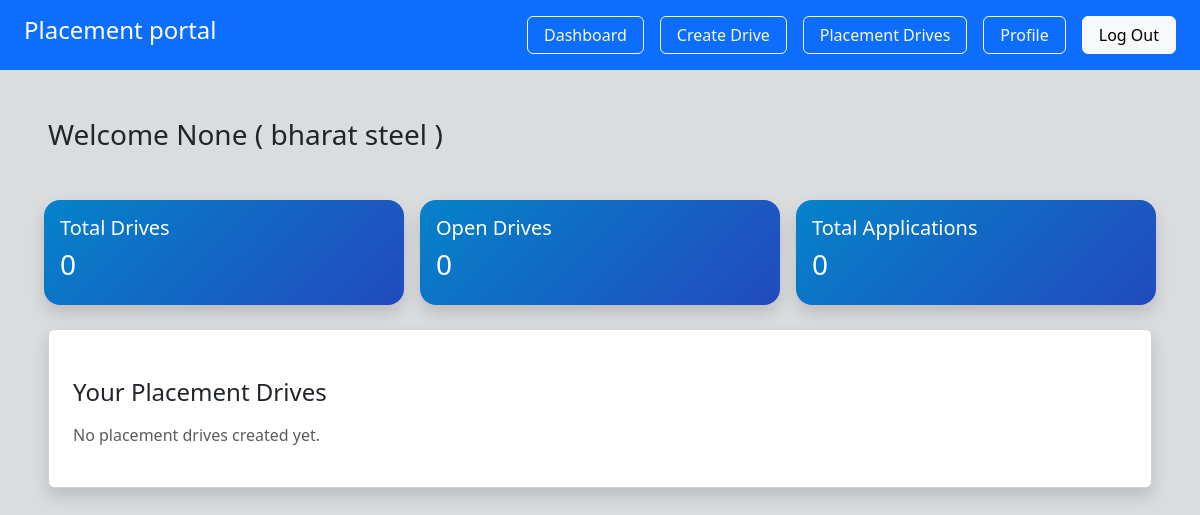
The page /company/dashboard (signed in) on the database as committed earlier.
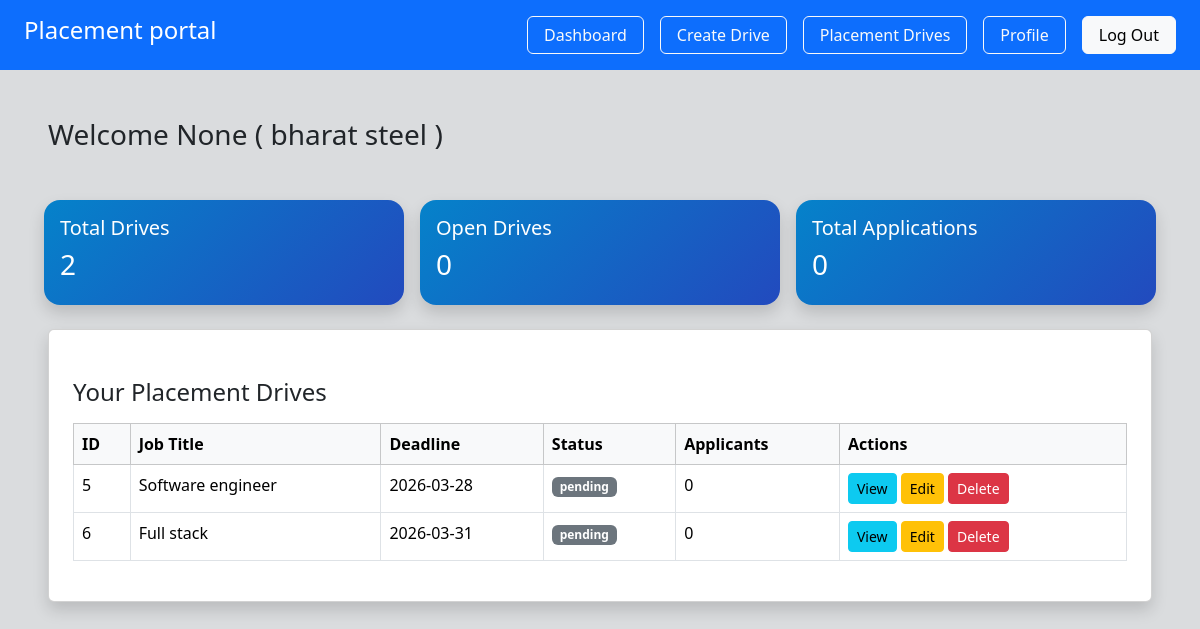
The same page on the database as committed later.
### app/models.py (models this page shows, shortened)
class Company(db.Model):
     __tablename__ = "companies"
     id = db.Column(db.Integer, primary_key=True)
     user_id = db.Column(db.Integer, db.ForeignKey("users.id"), nullable=False)
     company_name = db.Column(db.String(150), nullable=False)
     hr_name = db.Column(db.String(100))
     website = db.Column(db.String(150))
     approval_status = db.Column(db.String(20), default="pending")
     is_blacklisted = db.Column(db.Boolean, default=False)
     user = db.relationship("User", backref=db.backref("company", uselist=False),uselist=False)

class PlacementDrive(db.Model):
     __tablename__ = "placement_drives"
     id = db.Column(db.Integer, primary_key=True)
     company_id = db.Column(db.Integer, db.ForeignKey("companies.id"), nullable=False)
     job_title = db.Column(db.String(150), nullable=False )
     description = db.Column(db.Text)
     eligibility= db.Column(db.String(200))
     deadline = db.Column(db.Date)
     status = db.Column(db.String(20) , default = 'pending')
     created_at  = db.Column(db.DateTime, default=datetime.utcnow)
     company= db.relationship('Company', backref='drives')

### app/company/routes.py (the view)
@company.route('/company/dashboard')
@login_required
def c_company():
    if current_user.role != "company":
        return "Unauthorized", 403
    if not current_user.company:
        return "Company profile not found", 404
    comp = current_user.company
    drives = comp.drives
    total_drives = len(drives)
    open_drives = len([d for d in drives if d.status == 'open'])
    total_applications = sum(len(d.applications) for d in drives)
    return render_template(
        'company/c_dashboard.html',
        comp=comp,
        drives=drives,
        total_drives=total_drives,
        open_drives=open_drives,
        total_applications=total_applications
    )

### app/__init__.py (called while the page is built)
@login_manager.user_loader
def load_user(user_id):
    from app.models import User
    return User.query.get(int(user_id))

### app/templates/company/c_dashboard.html
{% extends 'base.html' %}
{% block content %}
<div class="p-5 bg-secondary bg-opacity-25 vh-100">
          {% if comp %}
               <h3 class="fs-3">Welcome {{comp.hr_name}} ( {{ comp.company_name }} )  </h3>
          {% else %}
               <h3>No Company Found</h3>
          {% endif %}
          <div class="row mt-4">
          <div class="col g-3 pt-2">
               <div class="card text-white shadow rounded-4 border-0 card-body" style="background: linear-gradient(135deg,#0582ca,#224abe);" >
                    <h5>Total Drives</h5>
                    <h3>{{ total_drives }}</h3>
               </div>
          </div>
          <div class="col g-3 pt-2">
               <div class="card text-white shadow rounded-4 border-0 card-body" style="background: linear-gradient(135deg,#0582ca,#224abe);">
                    <h5>Open Drives</h5>
                    <h3>{{ open_drives }}</h3>
               </div>
          </div>
          <div class="col g-3 pt-2">
               <div class="card text-white shadow rounded-4 border-0 card-body" style="background: linear-gradient(135deg,#0582ca,#224abe);" >
                    <h5>Total Applications</h5>
                    <h3>{{ total_applications }}</h3>
               </div>
          </div>
          </div>
          <div class="card shadow p-4 mt-4">
               {% include 'company/drive_table.html'   %}
          </div>
</div>
{% endblock %}

### app/templates/base.html (shortened to what this page needs)
<!DOCTYPE html>
<html>
<head>
    <link rel="stylesheet" href="{{ url_for('static', filename='style.css') }}">
<link href="https://cdn.jsdelivr.net/npm/bootstrap@5.3.2/dist/css/bootstrap.min.css" rel="stylesheet">
</head>
<body>
    {% include 'components/navbar.html'  %}
    {% block content %}{% endblock %}
</body>
</html>

### app/templates/components/navbar.html (shortened to what this page needs)
{% block navbar %}
<nav class="bg-primary py-3 px-4 d-flex justify-content-between">
     <h2 class="fs-4 text-white">Placement portal</h2>
     {% if current_user.is_authenticated %}
     <div class="d-flex ">
          {% if current_user.role=='company' %}
               <a href="{{ url_for('company.c_company') }}"
                  class="btn btn-outline-light px-3 me-3 ">
                  Dashboard
               </a>
               <a href="{{ url_for('company.create_drive') }}"
                  class="btn btn-outline-light px-3 me-3">
                  Create Drive
               </a>
               <a href="{{ url_for('company.placement_drive') }}"
                  class="btn btn-outline-light px-3 me-3">
                  Placement Drives
               </a>
               <a href="{{ url_for('company.com_profile', id=current_user.company.id) }}"
                  class="btn btn-outline-light px-3 me-3">
                  Profile
               </a>
          {% endif %}
          <a href="{{ url_for('auth.logout') }}" class="btn btn-light px-3" >Log Out</a>
     </div>
     {% else %}
     <div>
          <a href="{{ url_for('auth.login') }}" class="btn btn-light px-3">Login</a>
          <a href="{{ url_for('auth.register_student') }}" class="btn btn-secondary px-3">Register</a>
     </div>
     {% endif %}
</nav>
{% endblock %}

### app/templates/company/drive_table.html
     <div class="mt-4">
     <h4>Your Placement Drives</h4>
    {% if drives %}
        <table class="table table-bordered table-hover mt-3">
            <thead class="table-light">
                <tr>
                    <th>ID</th>
                    <th>Job Title</th>
                    <th>Deadline</th>
                    <th>Status</th>
                    <th>Applicants</th>
                    <th>Actions</th>
                </tr>
            </thead>
            <tbody>
                {% for drive in drives %}
                <tr>
                    <td>{{ drive.id }}</td>
                    <td>{{ drive.job_title }}</td>
                    <td>{{ drive.deadline }}</td>
                    <td>
                        {% if drive.status == "open" %}
                            <span class="badge bg-success">Open</span>
                        {% elif drive.status == "closed" %}
                            <span class="badge bg-danger">Closed</span>
                        {% else %}
                            <span class="badge bg-secondary">{{ drive.status }}</span>
                        {% endif %}
                    </td>
                    <td>{{ drive.applications|length }}</td>
                    <td>
                        <a href="/company/view/{{ drive.id }}"
                           class="btn btn-info btn-sm">View</a>
                        <a href="{{ url_for('company.edit_drive', id=drive.id) }}" class="btn btn-warning btn-sm">
                            Edit
                        </a>
                        <form action="/company/delete-drive/{{ drive.id }}"  method="POST" style="display:inline;">
                            <button type="submit" class="btn btn-danger btn-sm" onclick="return confirm('Are you sure?')">
                                Delete
                            </button>
                        </form>
                    </td>
                </tr>
                {% endfor %}
            </tbody>
        </table>
    {% else %}
        <p class="text-muted mt-3">No placement drives created yet.</p>
    {% endif %}
</div>

Rows that differ between the two databases and show on the page:
added PlacementDrive: id "5", job_title "Software engineer", deadline "2026-03-28", status "pending", applications|length "0"
added PlacementDrive: id "6", job_title "Full stack", deadline "2026-03-31", status "pending", applications|length "0"
Other text that changed with them:
{{ total_drives }}: "0" → "2"
text no longer shown: "No placement drives created yet."
text now shown: "ID Job Title Deadline Status Applicants Actions"
